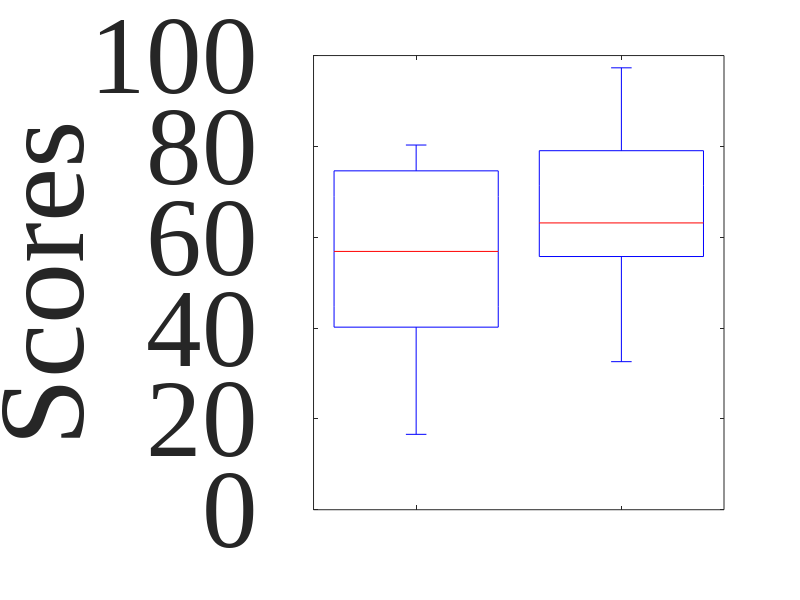

Source code (MATLAB): (Note: this script raises an error after producing the figure.)
%% t-test for NASA-TLX results

%This script performes a t-test to evaluate whether the NASA-TLX scores
%obtained from the Stroop Color Word Test are significantly
%different from thos obtained from the Mental Arithmetic Test.

stroop = [36,56.6,75,30.3,45.6,58.3,69.3,59.9,57.15,54.6, 80.3,54.3,21.6,74.66,16.6,78.6,74.6,76.6,33.43,41.6];
MA = [61.3,48.1,97.3,78.2,58.3,32.6,92.3,40.6,87.3,61,59.6,67.3,47.3,81.6,35.5,76,77,89.6,60.3,65];

[h1,p1,ci1,stats1] = ttest(stroop,MA,'Tail','both','Alpha',0.05);

[h2,p2,ci2,stats2] = ttest(stroop,MA,'Tail','right','Alpha',0.05);

f=figure;
h=boxplot([stroop MA], [zeros(1,20) ones(1,20)]);

ylabel('Scores', 'FontSize', 18, 'FontName', 'Times New Roman')

set(gca, 'FontSize', 80, 'FontName', 'Times New Roman')
xticklabels(["Stroop test" "MA test"])

set(h,{'linew'},{3})